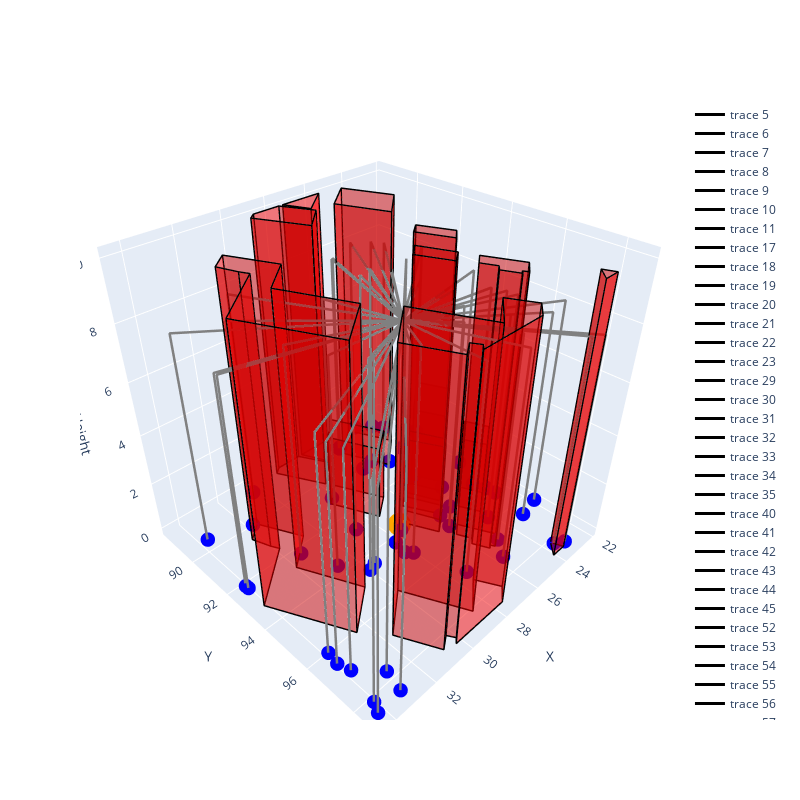

Notebook source saved alongside this figure:
### Code cell
# ploting th route

initial_plot(delivary_locations=delivary_loc, obstacles=obstacles, dp=initial_dp, route = route_1)
